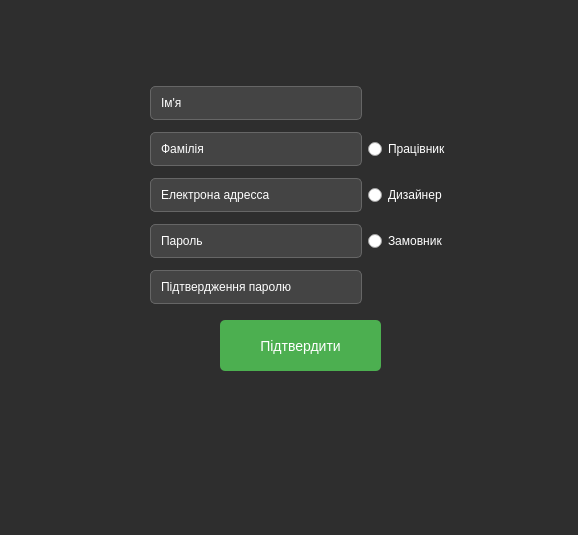
<?xml version="1.0" encoding="UTF-8"?>
<ui version="4.0">
 <class>SignUpWindow</class>
 <widget class="QDialog" name="SignUpWindow">
  <property name="geometry">
   <rect>
    <x>0</x>
    <y>0</y>
    <width>578</width>
    <height>535</height>
   </rect>
  </property>
  <property name="windowTitle">
   <string>Sign Up</string>
  </property>
  <property name="styleSheet">
   <string>
    QDialog {
        background-color: #2E2E2E;
        color: white;
        font-family: Arial, sans-serif;
    }
    QLineEdit {
        background-color: #444444;
        color: white;
        border: 1px solid #666;
        border-radius: 5px;
        padding: 8px;
    }
    QPushButton {
        background-color: #4CAF50;
        color: white;
        padding: 12px 24px;
        border-radius: 5px;
        border: none;
        font-size: 14px;
    }
    QPushButton:hover {
        background-color: #45a049;
    }
    QPushButton:pressed {
        background-color: #388E3C;
    }
    QRadioButton {
        color: white;
    }
   </string>
  </property>
  <property name="modal">
   <bool>true</bool>
  </property>
  <widget class="QPushButton" name="registerButton">
   <property name="geometry">
    <rect>
     <x>220</x>
     <y>320</y>
     <width>161</width>
     <height>51</height>
    </rect>
   </property>
   <property name="text">
    <string>Підтвердити</string>
   </property>
  </widget>
  <widget class="QWidget" name="gridLayoutWidget">
   <property name="geometry">
    <rect>
     <x>150</x>
     <y>80</y>
     <width>301</width>
     <height>232</height>
    </rect>
   </property>
   <layout class="QGridLayout" name="gridLayout">
    <item row="2" column="1">
     <widget class="QRadioButton" name="radioButtonWorker">
      <property name="text">
       <string>Працівник</string>
      </property>
     </widget>
    </item>
    <item row="4" column="1">
     <widget class="QRadioButton" name="radioButtonCustomer">
      <property name="text">
       <string>Замовник</string>
      </property>
     </widget>
    </item>
    <item row="1" column="0">
     <widget class="QLineEdit" name="firstNameInput">
      <property name="text">
       <string>Ім'я</string>
      </property>
     </widget>
    </item>
    <item row="5" column="0">
     <widget class="QLineEdit" name="confirmPasswordInput">
      <property name="text">
       <string>Підтвердження паролю</string>
      </property>
     </widget>
    </item>
    <item row="3" column="1">
     <widget class="QRadioButton" name="radioButtonInspector">
      <property name="text">
       <string>Дизайнер</string>
      </property>
     </widget>
    </item>
    <item row="2" column="0">
     <widget class="QLineEdit" name="lastNameInput">
      <property name="text">
       <string>Фамілія</string>
      </property>
     </widget>
    </item>
    <item row="4" column="0">
     <widget class="QLineEdit" name="passwordInput">
      <property name="text">
       <string>Пароль</string>
      </property>
     </widget>
    </item>
    <item row="3" column="0">
     <widget class="QLineEdit" name="emailInput">
      <property name="text">
       <string>Електрона адресса</string>
      </property>
     </widget>
    </item>
   </layout>
  </widget>
 </widget>
 <resources/>
 <connections/>
</ui>
